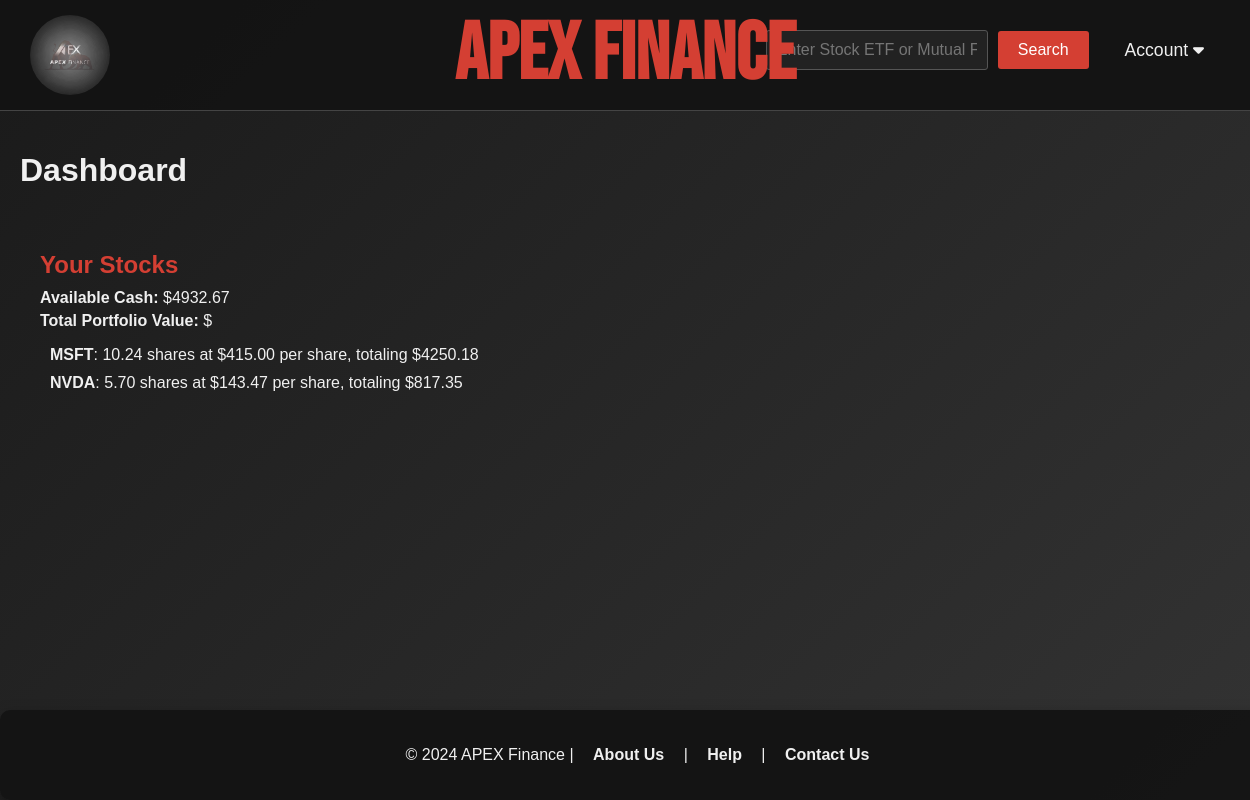
Page /dashboard (signed in) on the earlier database version.
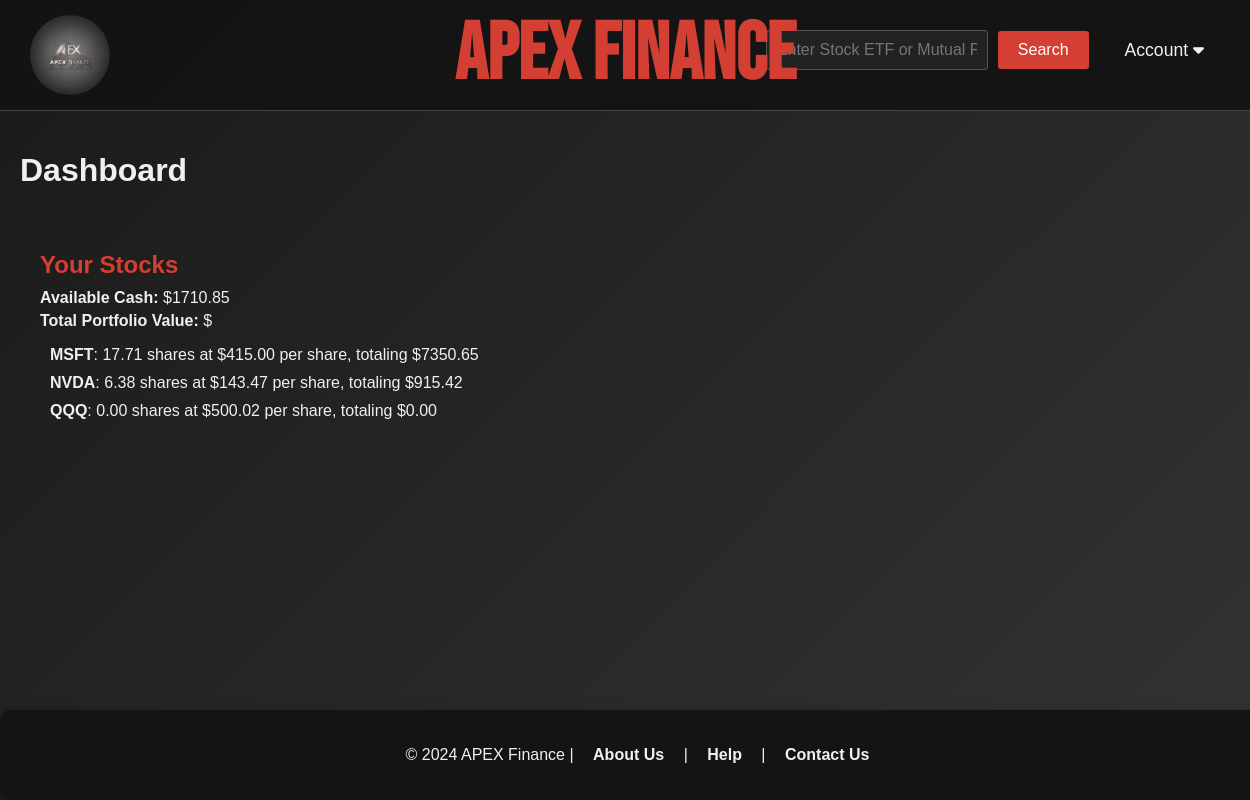
Same page on the later database version.
### users/models.py (models this page shows, shortened)
class Profile(models.Model):
    user = models.OneToOneField(User, on_delete=models.CASCADE)
    available_cash = models.DecimalField(max_digits=10, decimal_places=2, default=10000.00)  # Store user's balance

class UserStock(models.Model):
    profile = models.ForeignKey(Profile, on_delete=models.CASCADE, related_name='stocks') # Link to User (many stocks per user)
    company_name = models.CharField(max_length=255) # Stores the stock token
    stock_quantity = models.DecimalField(max_digits=10, decimal_places=4)  # Change to DecimalField
    stock_price = models.DecimalField(max_digits=10, decimal_places=2)  # Price of the stock at the time of purchase
    stock_purchase_date = models.DateField(default=timezone.now) # Automatically set the date when the stock is purchased

### dashboard/views.py (the view)
# urls.py: path('', include("dashboard.urls")),
@login_required(login_url='/users/login_user')
def dashboard(request):
    profile = request.user.profile
    available_cash = profile.available_cash  # Get available cash
    user_stocks = UserStock.objects.filter(profile=request.user.profile)
    stock_data = [
        {
            'name': stock.company_name,
            'price': float(stock.stock_price),
            'quantity': float(stock.stock_quantity),
            'total_value': float(stock.stock_quantity * stock.stock_price),
        }
        for stock in user_stocks
    ]
    stock_data_dict = {
        stock.company_name: {
            'price': float(stock.stock_price),
            'quantity': float(stock.stock_quantity),
            'total_value': float(stock.stock_quantity * stock.stock_price),
        }
        for stock in user_stocks
    }
    return render(request, 'dashboard/dashboard.html', {
        'available_cash': available_cash,
        'user_stocks': user_stocks,
        'stock_data': json.dumps(stock_data),
        'stock_data_dict': stock_data_dict,  # Add stock_data_dict to context
    })

### dashboard/templatetags/customTags.py (called while the page is built)
@register.filter
def multiply(value, arg):
    try:
        return float(value) * float(arg)
    except (ValueError, TypeError):
        return ''

### dashboard/templates/dashboard/dashboard.html (shortened to what this page needs)
{% load static %}
{% load customTags %}
<!DOCTYPE html>
<html lang="en">
<head>
    <link rel="stylesheet" href="{% static 'dashboard/dashboard.css' %}">
    <link rel="stylesheet" href="https://cdnjs.cloudflare.com/ajax/libs/font-awesome/6.0.0-beta3/css/all.min.css">
</head>
<body>
    <header>
        <img src="{% static 'images/ApexLogo.png' %}" alt="Apex Finance Logo" class="logo">
        <h1 class="title"><a href="{% url 'dashboard' %}" title="Explore APEX FINANCE">APEX FINANCE</a></h1>
            <div class="right-items">
                <form id="searchForm" action="{% url 'search' %}" method="GET" onsubmit="return site.SubmitForm();">
                    <input type="text" id="symbol" name="symbol" placeholder="Enter Stock ETF or Mutual Fund Symbol" oninput="this.value = this.value.toUpperCase();" required>
                    <button type="submit">Search</button>
                </form>
                <div class="dropdown">
                    <a href="#" class="dropbtn">Account <i class="fas fa-caret-down"></i></a>
            </div>
    </header>
    <div class="container">
        <main class="dashboard" aria-labelledby="dashboard-heading">
            <h1 id="dashboard-heading" class="visually-hidden">Dashboard</h1>
            <div class="dashboard-content">
                <section class="stock-info" aria-labelledby="stocks-heading">
                    <h2 id="stocks-heading">Your Stocks</h2>
                    <p>
                        <strong>Available Cash:</strong>
                        $<span id="availableCash">{{ available_cash }}</span>
                    </p>
                    <p>
                        <strong>Total Portfolio Value:</strong>
                        $
                    </p>
                        {% if user_stocks %}
                        <ul class="stock-list">
                            {% for stock in user_stocks %}
                            <li class="stock-item">
                                <strong>{{ stock.company_name }}</strong>:
                                {{ stock.stock_quantity|floatformat:2 }} shares at ${{ stock.stock_price|floatformat:2 }} per share,
                                totaling ${{ stock.stock_quantity|multiply:stock.stock_price|floatformat:2 }}
                            </li>
                            {% endfor %}
                        </ul>
                    {% else %}
                        <p class="no-stocks">You have no stocks owned.</p>
                    {% endif %}
                </section>
                <section class="chart" aria-labelledby="chart-heading">
                    <div id="chart_container" role="img" aria-label="Pie chart displaying your stock allocation"></div>
                </section>
            </div>
        </main>
    </div>
    <footer class="matching-style">
        <p>&copy; 2024 APEX Finance | <a href="{% url 'home' %}">About Us</a> | <a href="{% url 'home' %}">Help</a> | <a href="{% url 'home' %}">Contact Us</a></p>
    </footer>
</body>
</html>

### static/dashboard/dashboard.css (style rules this page uses)
html, body { font-family: Arial, sans-serif; margin: 0; padding: 0; background: linear-gradient(135deg, #1a1a1a, #333); color: #f0f0f0; height: 100%; display: flex; flex-direction: column; min-height: 100vh; }
.container { max-width: 1400px; margin: 0 auto; padding: 20px; flex: 1; width: 100%; }
header { background-color: rgba(20, 20, 20, 0.95); padding: 30px 30px 40px; border-bottom: 1px solid #444; display: flex; align-items: center; position: relative; }
.logo { width: 80px; height: 80px; border-radius: 50%; position: absolute; left: 30px; top: 50%; transform: translateY(-50%); }
.title { position: absolute; left: 50%; top: 50%; transform: translate(-50%, -50%); font-family: 'Bebas Neue', sans-serif; font-size: 5em; color: #D43F33; margin: 0; text-align: center; }
.title a { color: #D43F33; text-decoration: none; }
.right-items .dropdown { position: relative; display: inline-block; }
.right-items .dropdown .dropbtn { background-color: transparent; color: #f0f0f0; text-decoration: none; padding: 10px 16px; font-size: 1.1em; border: none; cursor: pointer; }
#searchForm { display: flex; align-items: center; margin-right: 20px; }
#searchForm input[type="text"] { padding: 10px; border: 1px solid #555; border-radius: 3px; font-size: 1em; background-color: #222; color: #f0f0f0; margin-right: 10px; width: 200px; margin-bottom: 0; }
#searchForm button { padding: 10px 20px; background-color: #D43F33; color: #fff; border: none; border-radius: 3px; cursor: pointer; font-size: 1em; margin-top: 0; }
.right-items { display: flex; align-items: center; margin-left: auto; }
.stock-info { flex: 1; padding: 20px; }
.stock-info h2 { font-size: 1.5em; margin-bottom: 10px; color: #D43F33; }
.stock-info p { margin: 5px 0; }
.chart { flex: 1; padding: 20px; }
#chart_container { width: 100%; height: 400px; }
.dashboard-content { display: flex; justify-content: space-between; align-items: flex-start; flex-wrap: nowrap; gap: 20px; }
.stock-list { direction: rtl; max-height: 260px; overflow-y: auto; overflow-x: hidden; padding-left: 10px; width: 100%; box-sizing: border-box; list-style-type: none; }
.stock-item { margin-bottom: 10px; text-align: left; direction: ltr; }
input[type="text"], input[type="email"], input[type="password"] { width: 100%; padding: 10px; border: 1px solid #555; border-radius: 3px; background-color: #222; color: #f0f0f0; }
button { padding: 10px 20px; background-color: #D43F33; color: #fff; border: none; border-radius: 3px; cursor: pointer; }
.matching-style { background-color: rgba(20, 20, 20, 0.95); border: none; box-shadow: 0 8px 16px rgba(0, 0, 0, 0.5); border-radius: 10px; }
footer { text-align: center; padding: 20px; background-color: rgba(20, 20, 20, 0.95); color: #f0f0f0; width: 100%; border: none; margin-top: 0; }
footer a { color: #f0f0f0; text-decoration: none; font-weight: bold; margin: 0 15px; }

Differences in the rows shown:
changed Profile: available_cash "4932.67" → "1710.85"
changed UserStock "MSFT": stock_quantity "10.24" → "17.71"; stock_quantity|multiply "4250.18" → "7350.65"
changed UserStock "NVDA": stock_quantity "5.70" → "6.38"; stock_quantity|multiply "817.35" → "915.42"
added UserStock: company_name "QQQ", stock_quantity "0.00", stock_price "500.02", stock_quantity|multiply "0.00"
